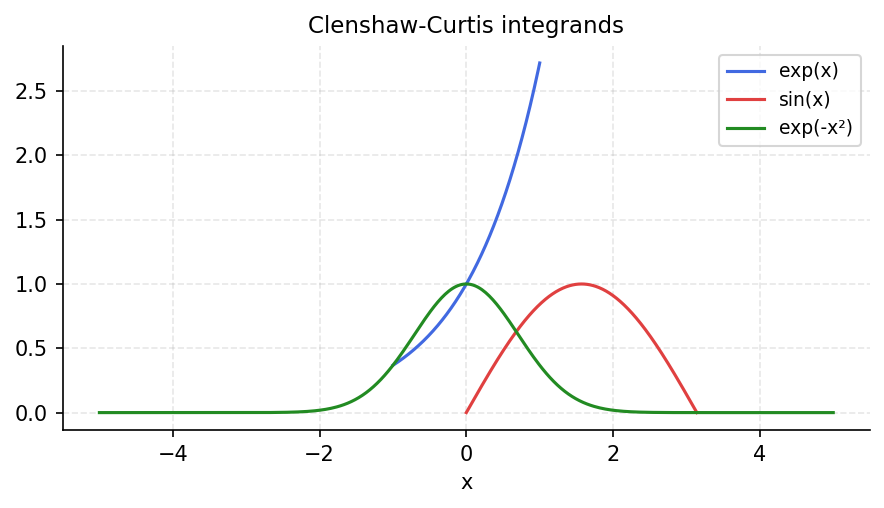

The script that saved this image:
"""Clenshaw-Curtis quadrature via Chebfun sum.

Demonstrates that Chebfun's sum() method computes Clenshaw-Curtis
quadrature, which is spectrally accurate for smooth integrands.

Credit: Inspired by Chebfun examples quad/ClenshawCurtis.m.
Original MATLAB Chebfun: Copyright 2017 by The University of Oxford and
The Chebfun Developers. See https://www.chebfun.org/ for Chebfun information.
"""

import matplotlib
matplotlib.use("Agg")
import matplotlib.pyplot as plt
import jax.numpy as jnp
import numpy as np
import sys, os
sys.path.insert(0, os.path.join(os.path.dirname(__file__), '..', '..', 'src'))

import chebfunjax as cj
from chebfunjax.plotting import plot


def run():
    print("=" * 60)
    print("Clenshaw-Curtis quadrature via Chebfun sum")
    print("=" * 60)

    # --- Classic integrals ------------------------------------------
    integrals = [
        # (name, f, domain, exact)
        ("exp(x) on [-1,1]",
         lambda x: jnp.exp(x), (-1.0, 1.0),
         float(jnp.exp(jnp.array(1.0)) - jnp.exp(jnp.array(-1.0)))),
        ("sin(x) on [0, pi]",
         lambda x: jnp.sin(x), (0.0, float(jnp.pi)),
         2.0),
        ("x^2 on [0, 1]",
         lambda x: x**2, (0.0, 1.0),
         1.0/3.0),
        ("1/(1+x^2) on [-1,1]",
         lambda x: 1.0/(1.0+x**2), (-1.0, 1.0),
         float(jnp.pi/2.0)),
        ("exp(-x^2) on [-5,5]",
         lambda x: jnp.exp(-x**2), (-5.0, 5.0),
         float(jnp.sqrt(jnp.pi))),
    ]

    print(f"\n{'Integral':40s} {'Computed':18} {'Exact':18} {'Error':10}")
    print("-" * 90)
    for name, f_func, (a, b), exact in integrals:
        dom = (a, b)
        f = cj.chebfun(f_func, domain=dom)
        computed = float(f.sum())
        err = abs(computed - exact)
        print(f"{name:40s} {computed:18.12f} {exact:18.12f} {err:.2e}")

    # Check each to reasonable tolerance
    for name, f_func, (a, b), exact in integrals[:4]:
        dom = (a, b)
        f = cj.chebfun(f_func, domain=dom)
        computed = float(f.sum())
        assert abs(computed - exact) < 1e-12, \
            f"Error too large for {name}: {abs(computed - exact):.2e}"

    # The Gaussian integral is approximate (domain is [-5,5], not [-inf,inf])
    dom_gauss = (-5.0, 5.0)
    f_gauss = cj.chebfun(lambda x: jnp.exp(-x**2), domain=dom_gauss)
    gauss_int = float(f_gauss.sum())
    assert abs(gauss_int - float(jnp.sqrt(jnp.pi))) < 1e-10

    # --- Chebfun lengths for different functions ---------------------
    print("\nLength (polynomial degree) of chebfun for different functions:")
    fns = [
        ("exp(x)",     lambda x: jnp.exp(x),      (-1.0, 1.0)),
        ("cos(10*x)",  lambda x: jnp.cos(10.0*x), (-1.0, 1.0)),
        ("cos(100*x)", lambda x: jnp.cos(100.0*x),(-1.0, 1.0)),
        ("1/(1+x^2)",  lambda x: 1.0/(1.0+x**2),  (-1.0, 1.0)),
    ]
    for name, f_func, (a, b) in fns:
        dom = (a, b)
        f = cj.chebfun(f_func, domain=dom)
        print(f"  {name:20s}: length = {len(f):5d}")

    # --- Spike integral ----------------------------------------------
    dom5 = (-1.0, 1.0)
    f_spike = cj.chebfun(lambda x: 1.0 / (1.0 + (100.0 * x)**2), domain=dom5)
    spike_int = float(f_spike.sum())
    exact_spike = (2.0 / 100.0) * float(jnp.arctan(jnp.array(100.0)))
    print(f"\nSpike integral 1/(1+(100x)^2) over [-1,1]:")
    print(f"  Computed: {spike_int:.12f}")
    print(f"  Exact:    {exact_spike:.12f}")
    assert abs(spike_int - exact_spike) < 1e-11

    # --- Plots -------------------------------------------------------
    _here = os.path.dirname(os.path.abspath(__file__))
    import matplotlib.pyplot as _plt
    import numpy as _np
    fig, ax = _plt.subplots(figsize=(6, 3.5))
    _funcs = [
        ("exp(x)",   lambda x: jnp.exp(x),       (-1.0, 1.0)),
        ("sin(x)",   lambda x: jnp.sin(x),        (0.0, float(jnp.pi))),
        ("exp(-x²)", lambda x: jnp.exp(-x**2),   (-5.0, 5.0)),
    ]
    _colors = ["#4169E1", "#E04040", "#228B22"]
    for (_name, _fn, _dom), _col in zip(_funcs, _colors):
        _f = cj.chebfun(_fn, domain=_dom)
        _xs = _np.linspace(float(_dom[0]), float(_dom[1]), 400)
        ax.plot(_xs, _np.array(_f(jnp.array(_xs))), color=_col,
                linewidth=1.5, label=_name)
    ax.set_title("Clenshaw-Curtis integrands", fontsize=11)
    ax.set_xlabel("x", fontsize=10)
    ax.legend(fontsize=9)
    ax.grid(True, alpha=0.3, linestyle="--")
    ax.spines["top"].set_visible(False)
    ax.spines["right"].set_visible(False)
    fig.set_facecolor("white")
    fig.tight_layout()
    fig.savefig(os.path.join(_here, "clenshaw_curtis.png"),
                dpi=150, bbox_inches="tight")
    _plt.close(fig)

    print("\nAll assertions passed.")
    return True


if __name__ == "__main__":
    run()
